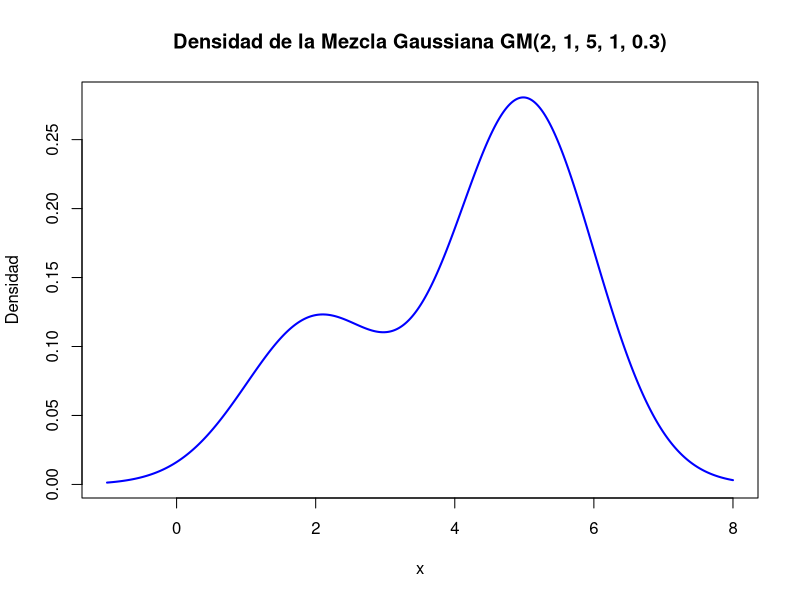
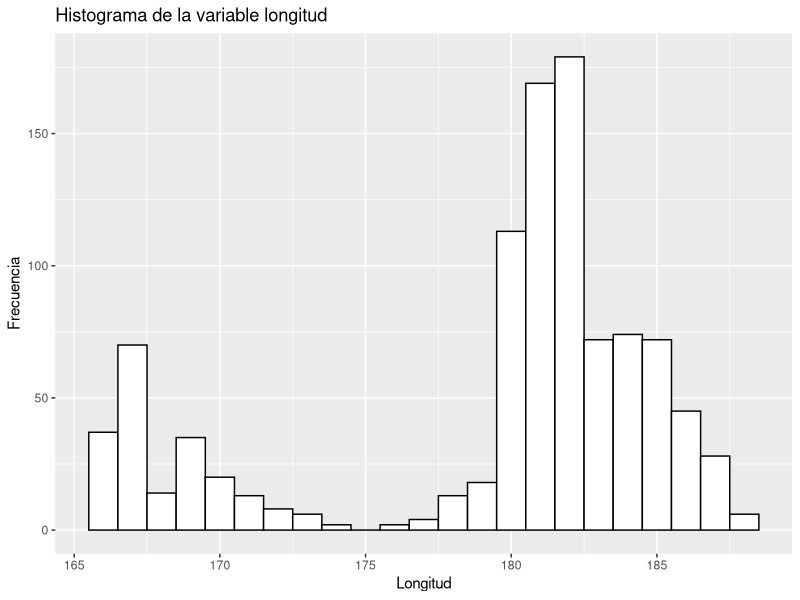
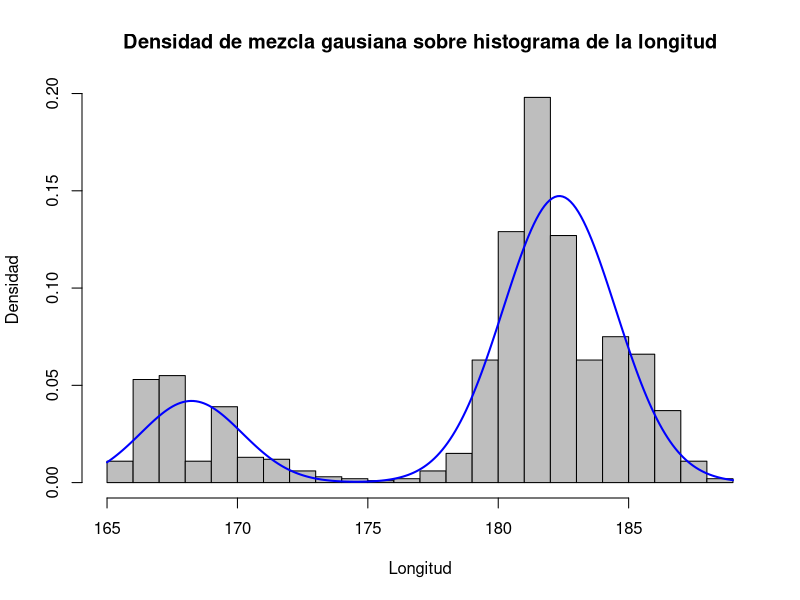
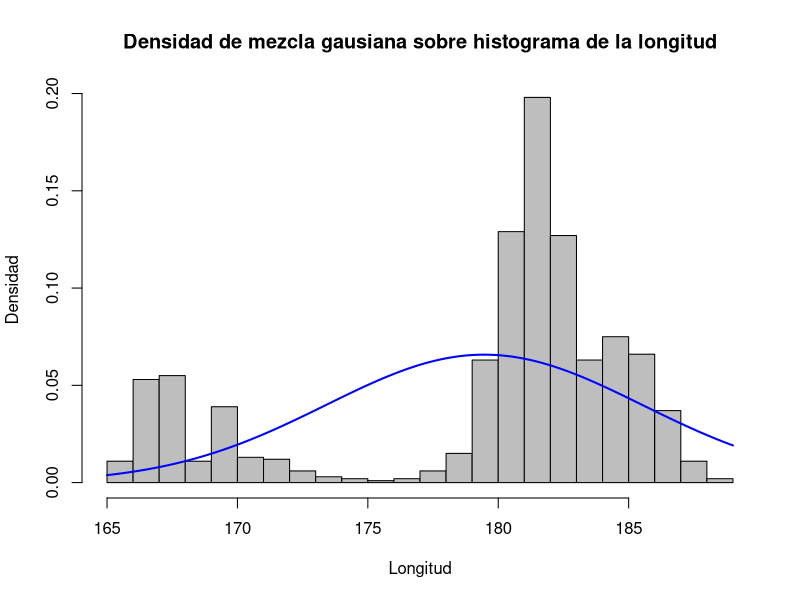
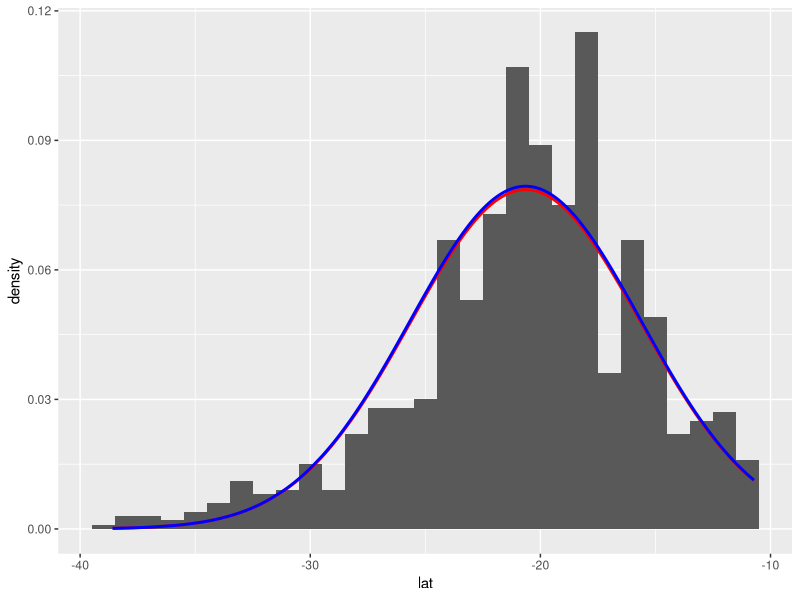
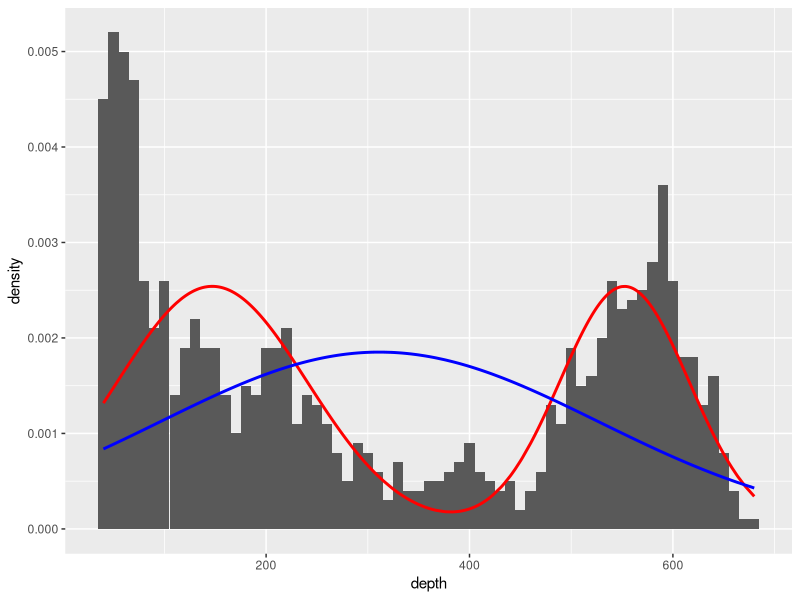
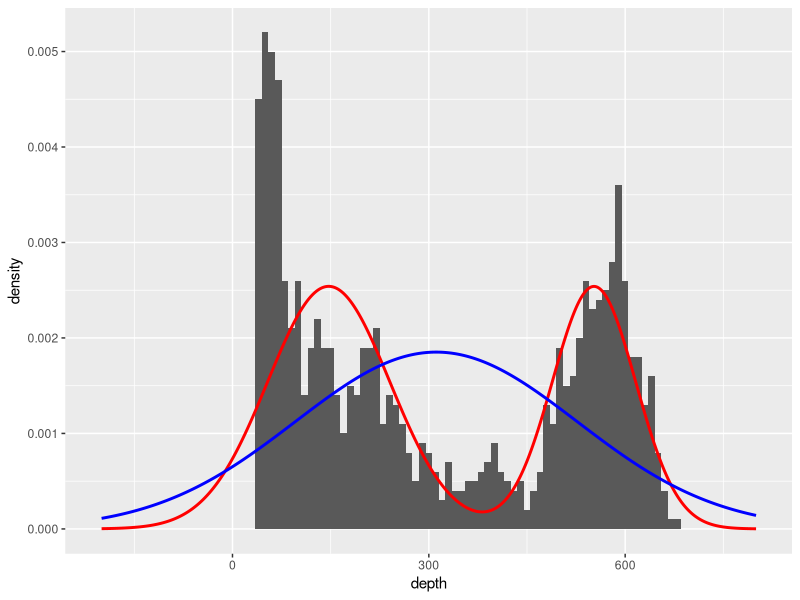
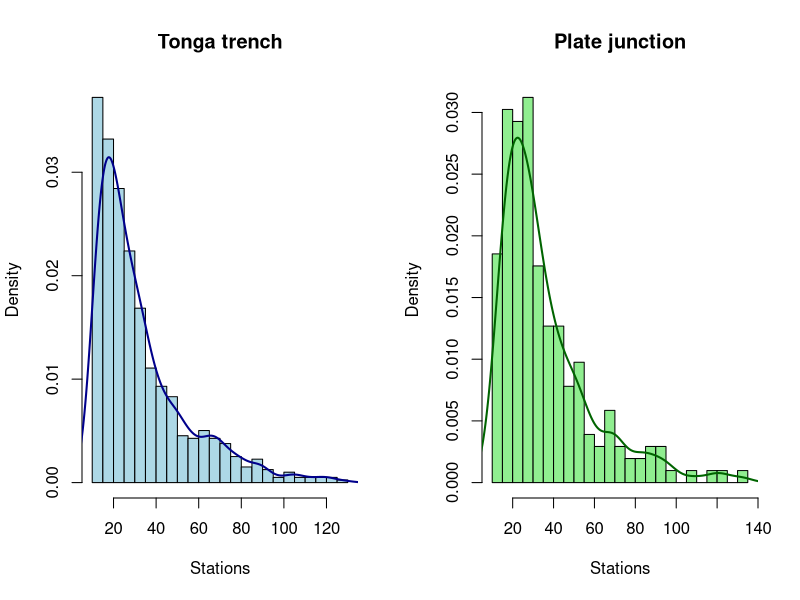

These figures' R source, in order:
## ---- chunk 1
knitr::opts_chunk$set(echo = TRUE)

rm(list=ls())

library(mclust)
library(ggplot2)
library(dplyr)
library(tidyr)
## ---- chunk 2
data<-quakes
## ---- chunk 3
densidadmg <- function(x, mu1, sd1, mu2, sd2, w) {
  densidad <- w * dnorm(x, mean = mu1, sd = sd1) + (1-w) * dnorm(x, mean = mu2, sd = sd2)
  return(densidad)
}
## ---- chunk 4
# Establecemos el rango de x
x <- seq(-1, 8, length.out = 500)

#Calculamos la densidad
densidad <- densidadmg(x, 2,1,5,1,0.3)

#Graficamos la densidad
plot(x, densidad, type = "l", col = "blue", lwd = 2,
     main = "Densidad de la Mezcla Gaussiana GM(2, 1, 5, 1, 0.3)",
     xlab = "x", ylab = "Densidad")
## ---- chunk 5
p <- ggplot(data, aes(x=long)) + 
  geom_histogram(color="black", fill="white", breaks=(floor(min(data$long))+0.5):(ceiling(max(data$long))-0.5)) +
  labs(title="Histograma de la variable longitud",x="Longitud", y = "Frecuencia")
p
## ---- chunk 6
#Creamos la función de log-verosimilitud negativa
log_verosimilitud <- function(params, x) {
  mu1 <- params[1]
  sd1 <- params[2]
  mu2 <- params[3]
  sd2 <- params[4]
  w <- params[5]

  # Calcular la log-verosimilitud negativa
  densidades <- densidadmg(x, mu1, sd1, mu2, sd2, w)
  return(-sum(log(densidades)))
}

# Buscamos los valores optimizando
resultado <- optim(
  par = c(167,2,182,2,0.3),
  fn = log_verosimilitud,
  x = data$long,
  method = "L-BFGS-B",
  lower = c(-Inf, 0.01, -Inf, 0.01, 0.01),
  upper = c(Inf, Inf, Inf, Inf, 0.99)
)

cat("Estimación del parámetro mu1:",resultado$par[1],"\n")
cat("Estimación del parámetro sd1:",resultado$par[2],"\n")
cat("Estimación del parámetro mu2:",resultado$par[3],"\n")
cat("Estimación del parámetro sd2:",resultado$par[4],"\n")
cat("Estimación del parámetro w:",resultado$par[5],"\n")
## ---- chunk 7
x <- seq(165,189,length.out = 240)
y <- densidadmg(x, resultado$par[1],resultado$par[2],resultado$par[3],resultado$par[4],resultado$par[5])

# Crear el histograma
hist(data$long, breaks = 30, probability = TRUE, col = "gray", xlab = "Longitud", ylab = "Densidad", main = "")

# Superponer la curva de densidad
title <- "Densidad de mezcla gausiana sobre histograma de la longitud"
lines(x, y, col = "blue", lwd = 2, lty = 1)
title(main = title)
## ---- chunk 8
#Creamos la función de log-verosimilitud negativa
log_verosimilitud2 <- function(params, x) {
  mu <- params[1]
  sd <- params[2]

  # Calcular la log-verosimilitud negativa
  densidades <- dnorm(x, mean = mu, sd = sd)
  return(-sum(log(densidades)))
}

# Buscamos los valores optimizando
resultado2 <- optim(
  par = c(mean(data$long),sd(data$long)),
  fn = log_verosimilitud2,
  x = data$long,
  method = "L-BFGS-B",
  lower = c(-Inf, 0.01),
  upper = c(Inf, Inf)
)

cat("Estimación del parámetro mu:",resultado2$par[1],"\n")
cat("Estimación del parámetro sd:",resultado2$par[2],"\n")
## ---- chunk 9
x <- seq(165,189,length.out = 240)
y <- dnorm(x, resultado2$par[1],resultado2$par[2])

# Crear el histograma
hist(data$long, breaks = 30, probability = TRUE, col = "gray", xlab = "Longitud", ylab = "Densidad", main = "")

# Superponer la curva de densidad
title <- "Densidad de mezcla gausiana sobre histograma de la longitud"
lines(x, y, col = "blue", lwd = 2, lty = 1)
title(main = title)
## ---- chunk 10
# Definimos las funciones para calcular el AIC y BIC a partir de las logverosimilitudes
AICfromL <- function(x, params, LogLike){
  return(  2*length(params) + 2*LogLike(params,x) ) #Sumamos en vez de restar porque las LogVerosimilitudes las hemos cambiado de signo
}
BICfromL <- function(x, params, LogLike){
  return( length(params)*log(length(x)) + 2*LogLike(params,x) ) # idem a AICfromL
}

#AIC y BIC del modelo gaussiano simple:
AICsimple <- AICfromL(data$long, params = resultado2$par, log_verosimilitud2)
BICsimple <- BICfromL(data$long, params = resultado2$par, log_verosimilitud2)

cat('\nResultados de los criterios AIC y BIC para el modelo simple: \nAIC:', AICsimple,'\nBIC:', BICsimple)

#AIC y BIC del modelo gaussiano ponderado:
AICponderado <- AICfromL(data$long, params = resultado$par, log_verosimilitud)
BICponderado <- BICfromL(data$long, params = resultado$par, log_verosimilitud)

cat('\n\nResultados de los criterios AIC y BIC para el modelo ponderado: \nAIC:', AICponderado,'\nBIC:', BICponderado)
## ---- chunk 11
resultado_lat_simple <- optim(
  par = c(mean(data$lat), sd(data$lat)),
  fn = log_verosimilitud2,
  x = data$lat,
  method = "L-BFGS-B",
  lower = c(-Inf, 0.01, -Inf, 0.01, 0.01),
  upper = c(Inf, Inf, Inf, Inf, 0.99)
)

resultado_lat_pond <- optim(
  par = c(15,2,25,2,0.3),
  fn = log_verosimilitud,
  x = data$lat,
  method = "L-BFGS-B",
  lower = c(-Inf, 0.01, -Inf, 0.01, 0.01),
  upper = c(Inf, Inf, Inf, Inf, 0.99)
)

AIC_lat_simple <- AICfromL(data$lat, params = resultado_lat_simple$par, log_verosimilitud2)
BIC_lat_simple <- BICfromL(data$lat, params = resultado_lat_simple$par, log_verosimilitud2)

cat('\nResultados de los criterios AIC y BIC para el modelo simple aplicado a latitud son: \nAIC:', AIC_lat_simple,'\nBIC:', BIC_lat_simple)

AIC_lat_pond <- AICfromL(data$lat, params = resultado_lat_pond$par, log_verosimilitud)
BIC_lat_pond <- BICfromL(data$lat, params = resultado_lat_pond$par, log_verosimilitud)

cat('\nResultados de los criterios AIC y BIC para el modelo ponderado aplicado a latitud son: \nAIC:', AIC_lat_pond,'\nBIC:', BIC_lat_pond)

densidadobtenidalat  <- densidadmg( data$lat, resultado_lat_pond$par[1], resultado_lat_pond$par[2], resultado_lat_pond$par[3], resultado_lat_pond$par[4], resultado_lat_pond$par[5] )

ggplot(data = data)+
  geom_histogram( aes(x = lat, y = ..density..), binwidth=1 )+
  geom_line( aes( x = lat, y = densidadobtenidalat), linewidth = 1, col = "red")+
  geom_line( aes( x = lat,y = dnorm(lat, resultado_lat_simple$par[1],resultado_lat_simple$par[2])), linewidth = 1, col = "blue")
## ---- chunk 12
resultado_lat_pond$par
## ---- chunk 13
resultado_prof_simple <- optim(
  par = c(mean(data$depth), sd(data$depth)),
  fn = log_verosimilitud2,
  x = data$depth,
  method = "L-BFGS-B",
  lower = c(-Inf, 0.01, -Inf, 0.01, 0.01),
  upper = c(Inf, Inf, Inf, Inf, 0.99)
)

resultado_prof_pond <- optim(
  par = c(75,60,600,150,0.7), #Inicializamos viendo en el histograma dónde parecen estar los dos centros de las gaussianas 170, 600
  fn = log_verosimilitud,
  x = data$depth,
  method = "L-BFGS-B",
  lower = c(0, 0.01, -Inf, 0.01, 0.01),
  upper = c(Inf, Inf, Inf, Inf, 0.99)
)

AIC_prof_simple <- AICfromL(data$lat, params = resultado_lat_simple$par, log_verosimilitud2)
BIC_prof_simple <- BICfromL(data$lat, params = resultado_lat_simple$par, log_verosimilitud2)

cat('\nResultados de los criterios AIC y BIC para el modelo simple aplicado a profundidad son: \nAIC:', AIC_prof_simple,'\nBIC:', BIC_prof_simple)

AIC_prof_pond <- AICfromL(data$lat, params = resultado_prof_pond$par, log_verosimilitud)
BIC_prof_pond <- BICfromL(data$lat, params = resultado_prof_pond$par, log_verosimilitud)

cat('\nResultados de los criterios AIC y BIC para el modelo ponderado aplicado a profundidad son: \nAIC:', AIC_prof_pond,'\nBIC:', BIC_prof_pond, '\n\n')

Xaxis <- seq(-200,800, by = 1)
densidadobtenidaX <- densidadmg( Xaxis, resultado_prof_pond$par[1], resultado_prof_pond$par[2], resultado_prof_pond$par[3], resultado_prof_pond$par[4], resultado_prof_pond$par[5] )
densidadobtenidadepth  <- densidadmg( data$depth, resultado_prof_pond$par[1], resultado_prof_pond$par[2], resultado_prof_pond$par[3], resultado_prof_pond$par[4], resultado_prof_pond$par[5] )

ggplot(data = data)+
  geom_histogram( aes(x = depth, y = ..density..), binwidth = 10 )+
  geom_line( aes( x = depth, y = densidadobtenidadepth), linewidth = 1, col = "red")+
  geom_line( aes( x = depth,y = dnorm(depth, resultado_prof_simple$par[1],resultado_prof_simple$par[2])), linewidth = 1, col = "blue")
## ---- chunk 14
ggplot()+
  geom_histogram( data = data, aes(x = depth, y = ..density..) , binwidth = 10)+
  geom_line( aes( x = Xaxis, y = densidadobtenidaX), linewidth = 1, col = "red")+
  geom_line( aes( x = Xaxis,y = dnorm(Xaxis, resultado_prof_simple$par[1],resultado_prof_simple$par[2])), linewidth = 1, col = "blue")
## ---- chunk 15
data$class <- ifelse(data$long > 175, "Tonga trench", "Plate junction")

# Separamos en un dataset por evento

data_Tonga<-data %>%
  filter(class=="Tonga trench")

data_Plate<- data %>%
  filter(class=="Plate junction")

# Función para calcular intervalos de confianza (formato aseado)
intervalo_confianza <- function(x, nivel = 0.95) {
  n <- length(x)
  mean_x <- mean(x)
  se <- sd(x) / sqrt(n)  # Error estándar
  error <- qt((1 + nivel) / 2, df = n - 1) * se
  c(Media = mean_x, LI = mean_x - error, LS = mean_x + error)
}

# Procesar datos para Tonga Trench
resultados_tonga <- data_Tonga %>%
  summarise(
    Longitud = intervalo_confianza(long),
    Latitud = intervalo_confianza(lat),
    Profundidad = intervalo_confianza(depth)
  )

# Trasponer y renombrar columnas para Tonga
resultados_tonga <- as.data.frame(t(resultados_tonga))  # Transponer
colnames(resultados_tonga) <- c("Media", "Valor inferior", "Valor superior")  # Renombrar columnas

# Procesar datos para Plate Junction
resultados_plate <- data_Plate %>%
  summarise(
    Longitud = intervalo_confianza(long),
    Latitud = intervalo_confianza(lat),
    Profundidad = intervalo_confianza(depth)
  )

# Trasponer y renombrar columnas para Plate
resultados_plate <- as.data.frame(t(resultados_plate))  # Transponer
colnames(resultados_plate) <- c("Media", "Valor inferior", "Valor superior")  # Renombrar columnas
## ---- chunk 16
# Mostrar resultados
# Resultados de Tonga
print(resultados_tonga)
## ---- chunk 17
#Resultados para Plate junction
print(resultados_plate)
## ---- chunk 18
# Dividir los datos en dos grupos según la magnitud
grupo1 <- data$stations[data$class == "Tonga trench"]
grupo2 <- data$stations[data$class == "Plate junction"]
## ---- chunk 19
par(mfrow = c(1, 2)) 

# Histograma para el grupo "Tonga trench"
hist(grupo1, 
     breaks = 20, 
     col = "lightblue", 
     main = "Tonga trench", 
     xlab = "Stations", 
     probability = TRUE)
lines(density(grupo1), col = "darkblue", lwd = 2)

# Histograma para el grupo "Plate junction"
hist(grupo2, 
     breaks = 20, 
     col = "lightgreen", 
     main = "Plate junction", 
     xlab = "Stations", 
     probability = TRUE)
lines(density(grupo2), col = "darkgreen", lwd = 2)
## ---- chunk 20
shapiro.test(grupo1) # para el grupo Tonga trench
shapiro.test(grupo2) # para el grupo Plate junction
## ---- chunk 21
set.seed(123) # Para reproducibilidad

# Crear una función para calcular la diferencia de medias
diff_means <- function(data1, data2) {
  mean(data1) - mean(data2)
}

# Bootstrap
n_boot <- 10000
boot_diff <- replicate(n_boot, {
  sample1 <- sample(grupo1, length(grupo1), replace = TRUE)
  sample2 <- sample(grupo2, length(grupo2), replace = TRUE)
  diff_means(sample1, sample2)
})

# Intervalo de confianza al 99% y al 90%
ci_99 <- quantile(boot_diff, probs = c(0.005, 0.995))
ci_90 <- quantile(boot_diff, probs = c(0.05, 0.95))

print(ci_99)
print(ci_90)

# Verificar si el intervalo incluye 0
if (ci_99[1] > 0 || ci_99[2] < 0) {
  cat("Rechazamos H0 al nivel de significancia 0.01\n")
} else {
  cat("No podemos rechazar H0 al nivel de significancia 0.01\n")
}

if (ci_90[1] > 0 || ci_90[2] < 0) {
  cat("Rechazamos H0 al nivel de significancia 0.1\n")
} else {
  cat("No podemos rechazar H0 al nivel de significancia 0.1\n")
}
